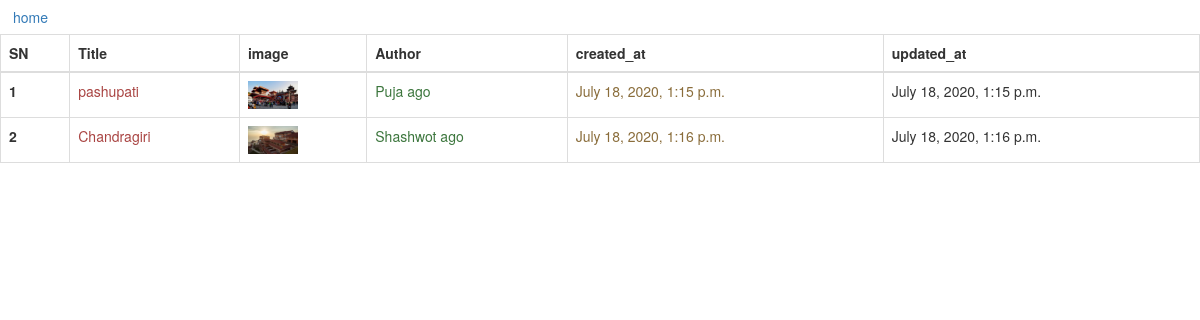
Page /blog on the committed database.
### blogapp/models.py (models this page shows, shortened)
class Blog(models.Model):
	title=models.CharField(max_length=100)
	author=models.ForeignKey(Author,on_delete=models.CASCADE)
	description=models.TextField()
	image=models.ImageField(upload_to="blog")
	created_at=models.DateTimeField(auto_now_add=True)
	updated_at=models.DateTimeField(auto_now_add=True, null=True, blank=True)

class Author(models.Model):
    mobile = models.CharField(max_length=50)
    name = models.CharField(max_length=200)
    address = models.CharField(max_length=200, null=True, blank=True)
    photo = models.ImageField(upload_to='blog', null=True, blank=True)

### blogapp/views.py (the view)
# urls.py: path('blog',blog_views,name="blog"),
def blog_views(request):
	blog=Blog.objects.all()
	context={
	 'allblog':blog
	}
	return render(request,'blog.html',context)

### templates/blog.html (shortened to what this page needs)
{% load static %}
{% block content %}
<!DOCTYPE html>
<html lang="en">
<head>
  <link rel="stylesheet" href="https://maxcdn.bootstrapcdn.com/bootstrap/3.4.1/css/bootstrap.min.css">
</head>
<body>
<a href="{% url 'blogapp:home' %}" class="btn btn-trans">home</a>
<table class="table table-bordered">
  <thead>
    <tr>
      <th scope="col">SN</th>
      <th scope="col">Title</th>
      <th scope="col">image</th>
      <th scope="col">Author</th>
      <th scope="col">created_at</th>
      <th scope="col">updated_at</th>
    </tr>
  </thead>
<tbody>
{% for blog in allblog %}
    <tr>
      <th scope="row">{{forloop.counter}}</th>
      <td class="text-danger">{{blog.title}}</td>
      <td><img src="{{blog.image.url }}" width="50"></td>
      <td class="text-success">{{blog.author.name}} ago</td>
      <td class="text-warning">{{blog.created_at}}</td>
      <td class="text-dark">{{blog.updated_at}}</td>
    </tr>
{% endfor %}
</tbody>
</table>
</body>
</html>
{% endblock %}

### rows in the picture
Blog: title "pashupati", image (picture), author.name "Puja", created_at "July 18, 2020, 1:15 p.m.", updated_at "July 18, 2020, 1:15 p.m."
Blog: title "Chandragiri", image (picture), author.name "Shashwot", created_at "July 18, 2020, 1:16 p.m.", updated_at "July 18, 2020, 1:16 p.m."
